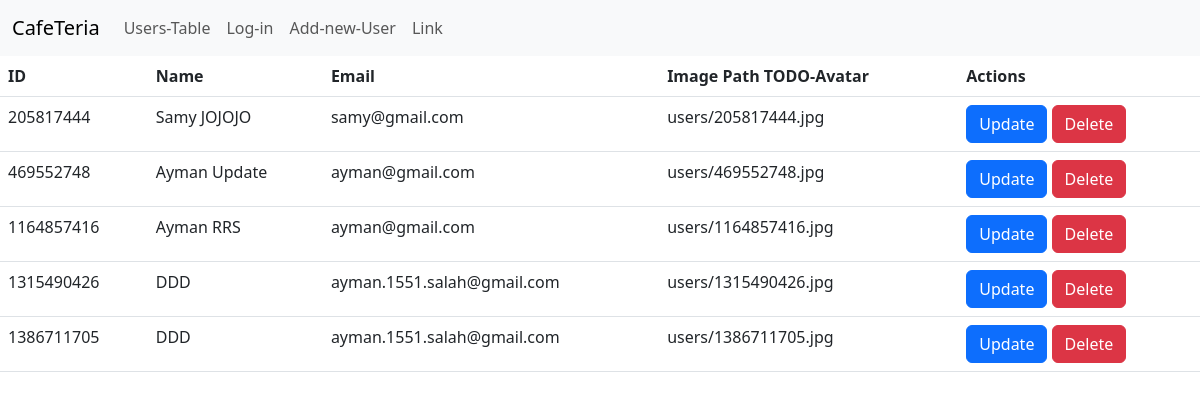
Page /7_usersTable.php on the committed database.
### tables this page shows
CREATE TABLE `users` (
  `Id` int NOT NULL,
  `name` varchar(150) NOT NULL,
  `email` varchar(150) NOT NULL,
  `password` varchar(50) NOT NULL,
  `RoomNumber` varchar(50) NOT NULL,
  `ext` int NOT NULL,
  `image` varchar(150) NOT NULL
);

### 7_usersTable.php (the view, shortened to what this page needs)
<?php
try {
	$pdoConnection = new PDO("mysql:host=localhost;dbname=pdoTest", "ayman", "1994");
	$selectQuery   = "SELECT * FROM users";
	$stmt          = $pdoConnection->prepare($selectQuery);
	$stmt->execute();
	$finalALlData = $stmt->fetchAll(PDO::FETCH_ASSOC);
} catch (Exception $pex) {
	echo "Something Went Wrong !";
	echo $pex;
}
?>
<!DOCTYPE html>
<html lang="en">
<head>
	<link href="https://cdn.jsdelivr.net/npm/bootstrap@5.3.0-alpha1/dist/css/bootstrap.min.css" rel="stylesheet" />
</head>
<body>
	<?php
	require_once("./components/navBar.php");
	?>
	<table class="table">
		<thead>
			<tr>
				<th scope="col">ID</th>
				<th scope="col">Name</th>
				<th scope="col">Email</th>
				<th scope="col">Image Path TODO-Avatar </th>
				<th scope="col">Actions</th>
			</tr>
		</thead>
		<tbody>
			<?php
			foreach ($finalALlData as $eachRow):
				echo "<tr>";
				echo "<td>{$eachRow["Id"]}</td>";
				echo "<td>{$eachRow["name"]}</td>";
				echo "<td>{$eachRow["email"]}</td>";
				echo "<td>{$eachRow["image"]}</td>";
				echo "<td>
				<a class='btn btn-primary' href='8_update.php?id={$eachRow["Id"]}'>Update</a>
				<a class='btn btn-danger' href='10_delete.php?id={$eachRow["Id"]}'>Delete</a>
				</td>";
				echo "</tr>";
			endforeach;
			?>
		</tbody>
	</table>
</body>
</html>

### components/navBar.php (shortened to what this page needs)
<nav class="navbar navbar-expand-lg navbar-light bg-light">
    <div class="container-fluid">
        <a class="navbar-brand" href="#">CafeTeria</a>
        <div class="collapse navbar-collapse" id="navbarSupportedContent">
            <ul class="navbar-nav me-auto mb-2 mb-lg-0">
                <li class="nav-item">
                    <a class="nav-link" href="./7_usersTable.php">Users-Table</a>
                </li>
                <li class="nav-item">
                    <a class="nav-link" href="./3_loginForm.php">Log-in</a>
                </li>
                <li class="nav-item">
                    <a class="nav-link" href="./1_AddUserForm.php">Add-new-User</a>
                </li>
                <li class="nav-item">
                    <a class="nav-link" href="#">Link</a>
                </li>
            </ul>
        </div>
    </div>
</nav>

### rows in the picture
users: Id "205817444", name "Samy JOJOJO", email "samy@gmail.com", image "users/205817444.jpg"
users: Id "469552748", name "Ayman Update", email "ayman@gmail.com", image "users/469552748.jpg"
users: Id "1164857416", name "Ayman RRS", email "ayman@gmail.com", image "users/1164857416.jpg"
users: Id "1315490426", name "DDD", email "ayman.1551.salah@gmail.com", image "users/1315490426.jpg"
users: Id "1386711705", name "DDD", email "ayman.1551.salah@gmail.com", image "users/1386711705.jpg"
